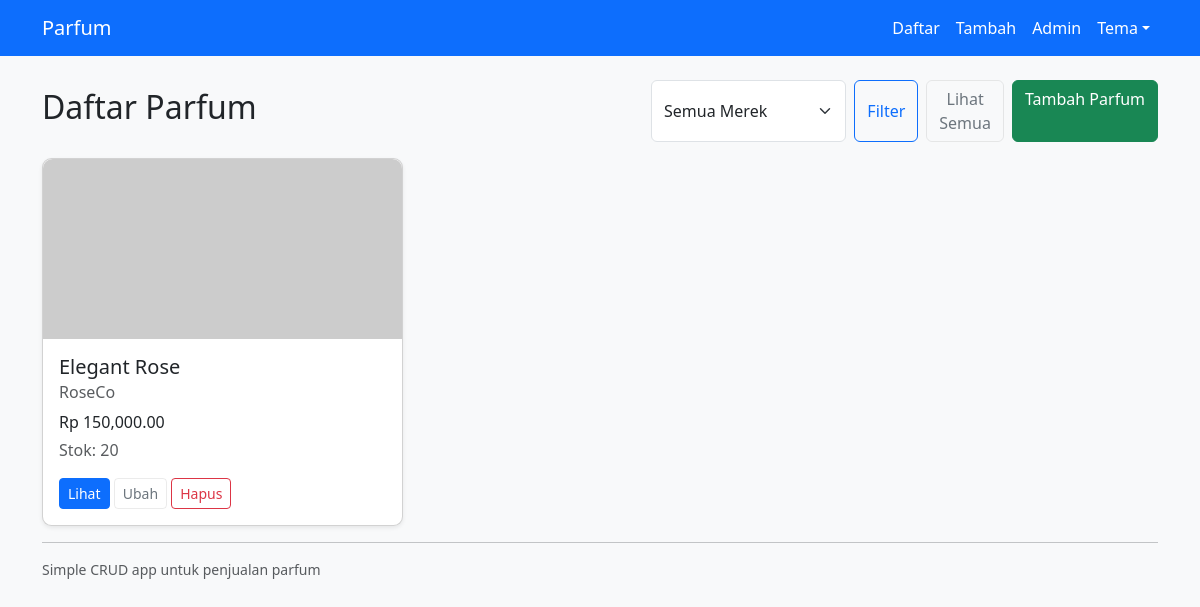
Page /sales/ on the committed database.
### sales/models.py (models this page shows, shortened)
class Perfume(models.Model):
    name = models.CharField(max_length=200)
    brand = models.CharField(max_length=200, blank=True)
    description = models.TextField(blank=True)
    price = models.DecimalField(max_digits=10, decimal_places=2)
    stock = models.PositiveIntegerField(default=0)
    image = models.ImageField(upload_to='perfume_images/', blank=True, null=True)
    created_at = models.DateTimeField(auto_now_add=True)
    updated_at = models.DateTimeField(auto_now=True)
    def get_absolute_url(self):
        return reverse('perfume-detail', kwargs={'pk': self.pk})

### sales/views.py (the view)
# urls.py: path('', views.PerfumeListView.as_view(), name='perfume-list'),
class PerfumeListView(ListView):
    model = Perfume
    template_name = 'sales/perfume_list.html'
    context_object_name = 'perfumes'
    paginate_by = 9
    ordering = ['-created_at']
    def get_queryset(self):
        qs = super().get_queryset()
        brand = self.request.GET.get('brand')
        if brand:
            qs = qs.filter(brand=brand)
        return qs
    def get_context_data(self, **kwargs):
        ctx = super().get_context_data(**kwargs)
        ctx['brands'] = Perfume.objects.order_by('brand').values_list('brand', flat=True).distinct()
        ctx['selected_brand'] = self.request.GET.get('brand', '')
        ctx['show_all'] = bool(self.request.GET.get('all'))
        return ctx
    def get_paginate_by(self, queryset):
        if self.request.GET.get('all'):
            return None
        return self.paginate_by

### sales/templates/sales/perfume_list.html (shortened to what this page needs)
{% extends 'sales/base.html' %}
{% load humanize %}
{% block content %}
<div class="d-flex justify-content-between align-items-center mb-3">
  <h2>Daftar Parfum</h2>
  <div class="d-flex gap-2">
    <form class="d-flex" method="get">
      <select name="brand" class="form-select me-2">
        <option value="">Semua Merek</option>
      </select>
      <button class="btn btn-outline-primary me-2">Filter</button>
      {% if show_all %}
        <a href="?{% if selected_brand %}brand={{ selected_brand }}{% endif %}" class="btn btn-outline-secondary">Sembunyikan Semua</a>
      {% else %}
        <a href="?all=1{% if selected_brand %}&brand={{ selected_brand }}{% endif %}" class="btn btn-outline-secondary">Lihat Semua</a>
      {% endif %}
    </form>
    <a href="{% url 'perfume-create' %}" class="btn btn-success">Tambah Parfum</a>
  </div>
</div>
<div class="row g-3">
  {% for p in perfumes %}
    <div class="col-sm-6 col-md-4">
      <div class="card h-100 shadow-sm">
        {% if p.image %}
          <img src="{{ p.image.url }}" class="card-img-top" alt="{{ p.name }}" style="height:180px;object-fit:cover;border-top-left-radius:0.6rem;border-top-right-radius:0.6rem;"/>
        {% else %}
          <img src="https://via.placeholder.com/400x250?text=No+Image" class="card-img-top" alt="no image" style="height:180px;object-fit:cover;border-top-left-radius:0.6rem;border-top-right-radius:0.6rem;"/>
        {% endif %}
        <div class="card-body d-flex flex-column">
          <h5 class="card-title">{{ p.name }}</h5>
          <h6 class="card-subtitle mb-2 text-muted">{{ p.brand }}</h6>
          <p class="mb-1">Rp {{ p.price|intcomma }}</p>
          <p class="mb-3 text-muted">Stok: {{ p.stock }}</p>
          <div class="mt-auto">
            <a href="{{ p.get_absolute_url }}" class="btn btn-primary btn-sm">Lihat</a>
            <a href="{% url 'perfume-update' p.pk %}" class="btn btn-outline-secondary btn-sm">Ubah</a>
            <a href="{% url 'perfume-delete' p.pk %}" class="btn btn-outline-danger btn-sm">Hapus</a>
          </div>
        </div>
      </div>
    </div>
  {% empty %}
    <div class="col-12">
      <div class="alert alert-info">Tidak ada parfum.</div>
    </div>
  {% endfor %}
</div>
{% endblock %}

### static/css/site.css (style rules this page uses)
:root { --bg: #f8f9fa; --primary: #0d6efd; --text-on-primary: #fff; --muted: #6c757d; }
body { background: var(--bg); }
body.theme-default { --primary: #0d6efd; --text-on-primary: #fff; }
.card { border-radius: 0.6rem; }
.btn-outline-secondary { border-color: rgba(0,0,0,0.08); }

### rows in the picture
Perfume: name "Elegant Rose", brand "RoseCo", price "150,000.00", stock "20"
